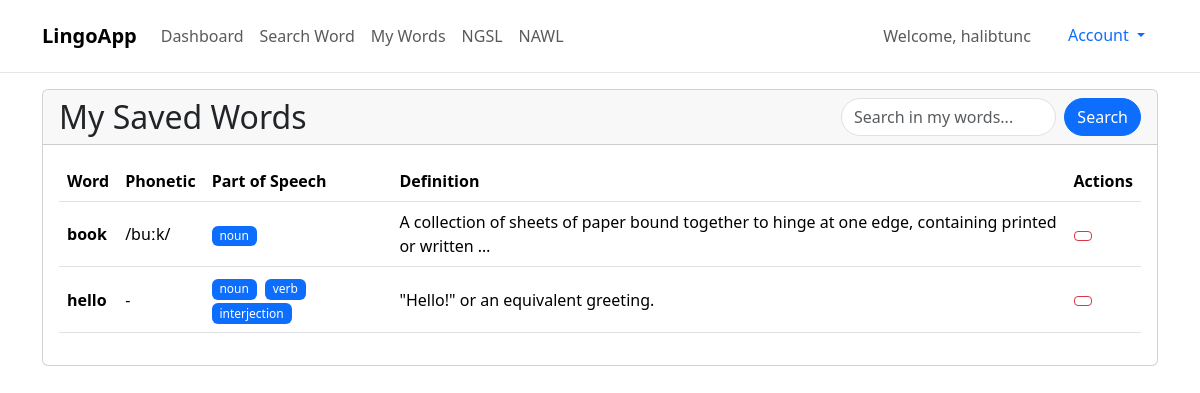
The app's page /my-words/ (signed in), older data.
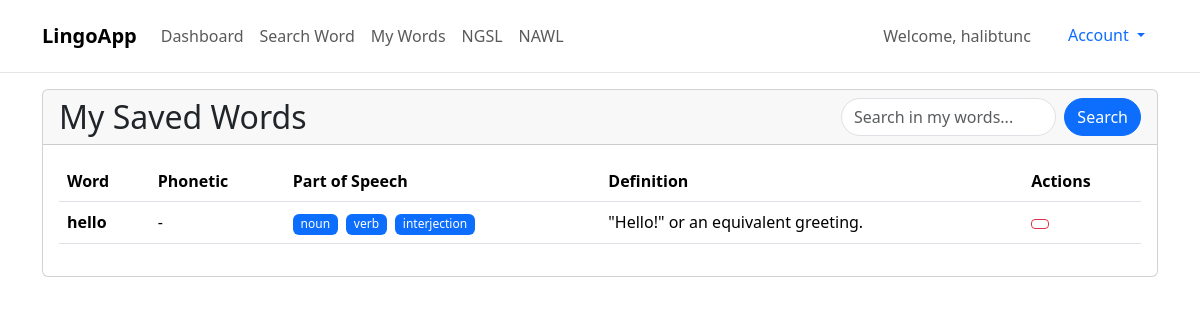
The same page, newer data.
### dictapp/models.py (models this page shows, shortened)
class Word(models.Model):
    user = models.ForeignKey(
        User, on_delete=models.CASCADE, related_name='words', null=True)
    word = models.CharField(max_length=100)
    phonetic = models.CharField(max_length=100, null=True, blank=True)
    meanings = models.JSONField()  # Store the word meanings as JSON
    created_at = models.DateTimeField(auto_now_add=True)
    class Meta:
        ordering = ['-created_at']
        unique_together = ['user', 'word']

### dictapp/views.py (the view)
# urls.py: path("my-words/", views.my_words, name="my_words"),
@login_required(login_url='login')
def my_words(request):
    search_query = request.GET.get('q', '').strip()
    word_list = Word.objects.filter(user=request.user)
    if search_query:
        word_list = word_list.filter(word__icontains=search_query)
    paginator = Paginator(word_list, 9)
    page = request.GET.get('page')
    words = paginator.get_page(page)
    return render(request, 'my_words.html', {
        'words': words,
        'search_query': search_query
    })

### dictapp/templates/my_words.html (shortened to what this page needs)
{% extends 'base.html' %}
{% block content %}
<div class="container mt-3">
  <div class="row">
    <div class="col-12">
      <div class="card">
        <div class="card-header d-flex justify-content-between align-items-center">
          <h2 class="mb-0">My Saved Words</h2>
          <div class="search-box" style="width: 300px;">
            <form method="GET" class="mb-0">
              <div class="input-group">
                <input
                  type="text"
                  name="q"
                  class="form-control rounded-pill"
                  placeholder="Search in my words..."
                  value="{{ search_query }}"
                >
                <button type="submit" class="btn btn-primary rounded-pill ms-2">Search</button>
              </div>
            </form>
          </div>
        </div>
        <div class="card-body">
          {% if words %}
            <div class="table-responsive">
              <table class="table table-hover">
                <thead>
                  <tr>
                    <th>Word</th>
                    <th>Phonetic</th>
                    <th>Part of Speech</th>
                    <th>Definition</th>
                    <th>Actions</th>
                  </tr>
                </thead>
                <tbody>
                  {% for word in words %}
                    <tr>
                      <td class="fw-bold">{{ word.word }}</td>
                      <td>{{ word.phonetic|default:"-" }}</td>
                      <td>
                        {% for meaning in word.meanings %}
                          <span class="badge bg-primary me-1">{{ meaning.partOfSpeech }}</span>
                        {% endfor %}
                      </td>
                      <td>
                        {% if word.meanings.0.definitions.0.definition %}
                          {{ word.meanings.0.definitions.0.definition|truncatechars:100 }}
                        {% else %}
                          -
                        {% endif %}
                      </td>
                      <td>
                        <form method="POST" action="{% url 'remove_word' word.id %}" class="d-inline">
                          <button type="submit" class="btn btn-sm btn-outline-danger">
                          </button>
                        </form>
                      </td>
                    </tr>
                  {% endfor %}
                </tbody>
              </table>
            </div>
          {% endif %}
        </div>
      </div>
    </div>
  </div>
</div>
{% endblock %}

Row changes from the older to the newer data that the page shows:
removed Word: word "book", phonetic "/buːk/", partOfSpeech "noun", meanings.0.definitions.0.definition "A collection of sheets of paper bound together to hinge at one edge, containing printed or written …"
